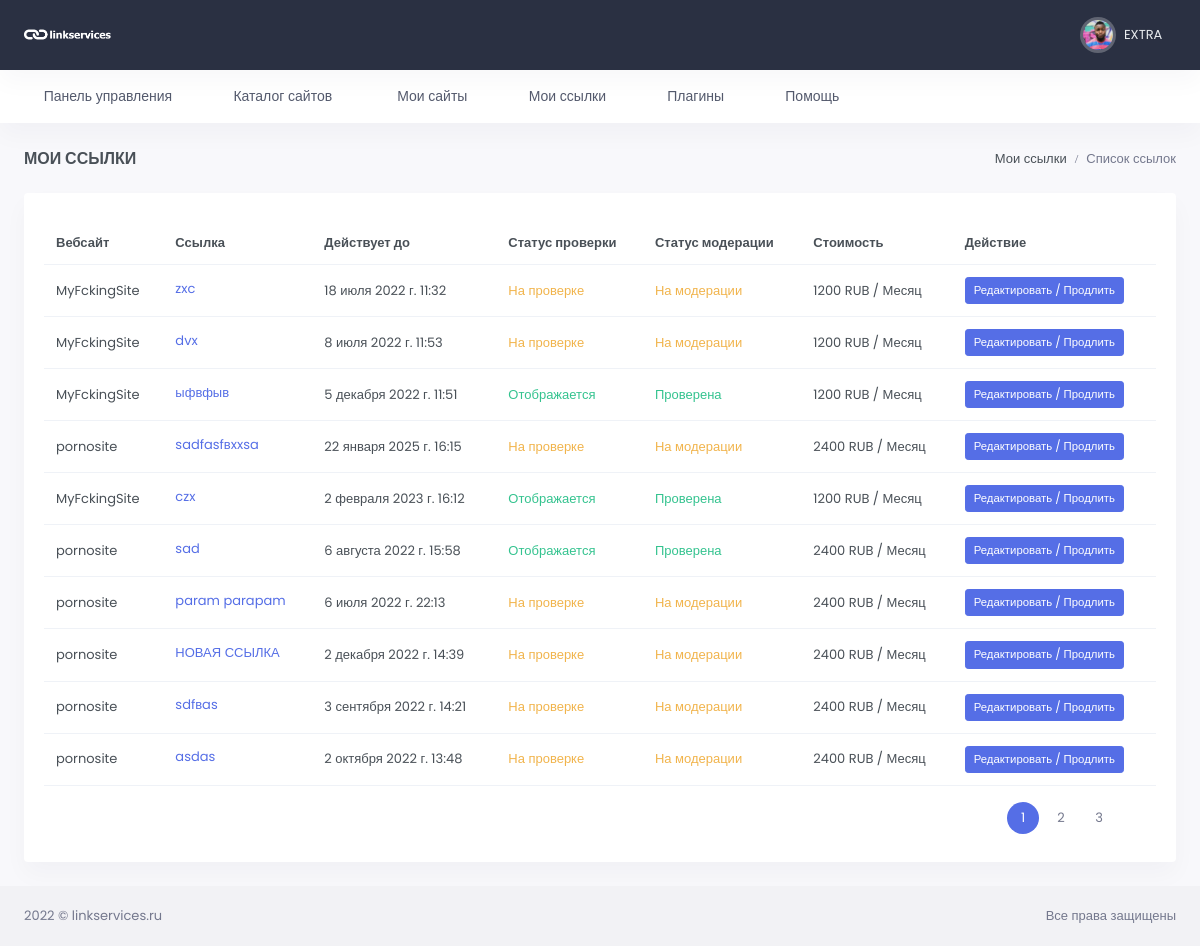
The app's page /my-links/ (signed in), older data.
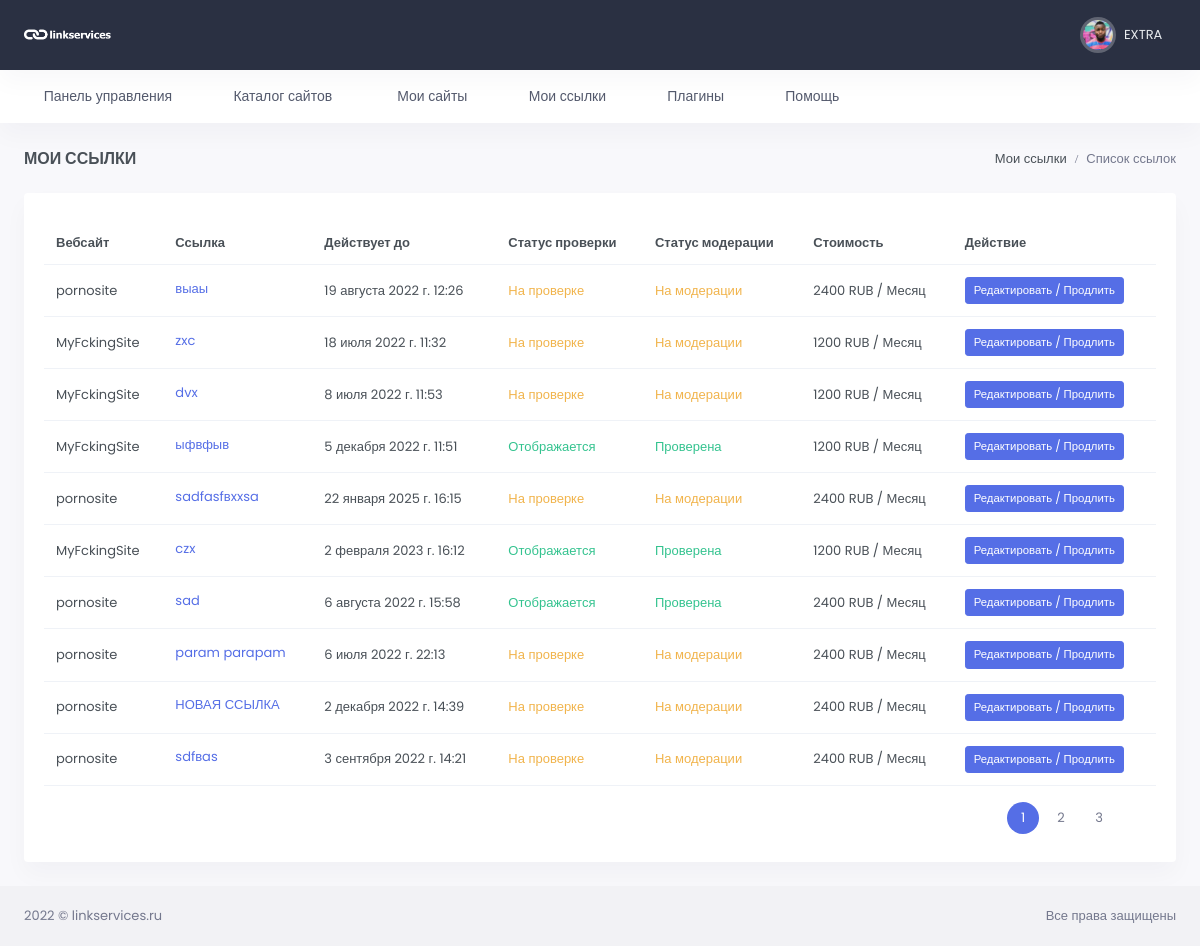
The same page, newer data.
### link_app/models.py (models this page shows, shortened)
class Link(models.Model):
    REJECT = 'Отклонено'
    REVIEW = 'На проверке'
    PUBLISHED = 'Отображается'
    STATUS_CHOICE = (
        (REJECT, 'Отклонено'),
        (REVIEW, 'На проверке'),
        (PUBLISHED, 'Отображается')
    )
    url = models.ForeignKey(WebSite, on_delete=models.CASCADE, verbose_name='url сайта')
    link = models.TextField(verbose_name="Ссылка")
    status_verify = models.CharField(max_length=25, choices=STATUS_CHOICE, default=REVIEW,
                                     verbose_name='Статус проверки')
    moderation = models.CharField(max_length=25, choices=STATUS_CHOICE, default=REVIEW,
                                  verbose_name='Статус модерации')
    valid_date = models.DateTimeField(auto_now_add=False, verbose_name='В работе до', blank=True)
    created = models.DateTimeField(auto_now_add=True, verbose_name='Добавлено')
    update = models.DateTimeField(auto_now=True, verbose_name='Изменено')
    user = models.ForeignKey(Profile, related_name='user_link', on_delete=models.CASCADE,
                             max_length=100, blank=True, null=True, verbose_name='email заказчика')
    count_month = models.IntegerField(default=1, verbose_name='Количество месяцев')
    class Meta:
        verbose_name = 'Ссылка'
        verbose_name_plural = 'Ссылки'
        ordering = ('-created',)

### site_app/models.py (models this page shows, shortened)
class WebSite(models.Model):
    MODERATION = 'На модерации'
    PUBLISHED = 'Опубликовано'
    REJECTED = 'Отклонено'
    STATUS_CHOICES = (
        (MODERATION, 'На модерации'),
        (PUBLISHED, 'Опубликовано'),
        (REJECTED, 'Отклонено')
    )
    url = models.CharField(max_length=255, verbose_name='url сайта')
    user = models.ForeignKey(Profile, related_name='user_website', on_delete=models.CASCADE,
                             max_length=100, blank=True, null=True, verbose_name='email заказчика')
    category = models.ForeignKey(Category, on_delete=models.CASCADE, verbose_name='Тематика')
    price = models.IntegerField(verbose_name='Цена')
    status = models.CharField(max_length=20, choices=STATUS_CHOICES, default=MODERATION, verbose_name='Статус')
    total_link = models.IntegerField(verbose_name='Всего ссылок', blank=True, null=True)
    yandex_x = models.IntegerField(verbose_name='Яндекс Икс', blank=True, null=True)
    yandex_stat = models.CharField(max_length=255, verbose_name='Яндекс статистика')
    increase = models.PositiveIntegerField(verbose_name='Наценка %', default=50, blank=True, null=True)
    password_yandex = models.CharField(max_length=250, verbose_name='Пароль от статистики', blank=True, null=True)
    created = models.DateTimeField(auto_now_add=True, verbose_name='Добавлено')
    update = models.DateTimeField(auto_now=True, verbose_name='Изменено')
    def __str__(self):
        return self.url
    class Meta:
        verbose_name = 'Сайт'
        verbose_name_plural = 'Сайты'
        ordering = ('-created',)
    def get_increase_price(self):
        return int(self.price * (self.increase / 100 + 1))

### link_app/views.py (the view)
# urls.py: path('', MyLinks.as_view(), name='my-links'),
class MyLinks(LoginRequiredMixin, ListView):
    model = Link
    template_name = 'link_app/mylinks.html'
    context_object_name = 'link'
    paginate_by = 10
    def get_queryset(self):
        return Link.objects.filter(user=self.request.user.profile,
                                   valid_date__gte=datetime.datetime.now()).select_related()

### link_app/templates/link_app/mylinks.html (shortened to what this page needs)
{% extends 'base.html' %}
{% load static %}
{% block content %}
<div id="layout-wrapper">
<div class="main-content">
    <div class="page-content">
        <div class="container-fluid">
            <div class="row">
                <div class="col-12">
                    <div class="page-title-box d-sm-flex align-items-center justify-content-between">
                        <h4 class="mb-sm-0 font-size-18">Мои ссылки</h4>
                        <div class="page-title-right">
                            <ol class="breadcrumb m-0">
                                <li class="breadcrumb-item"><a href="javascript: void(0);">Мои ссылки</a></li>
                                <li class="breadcrumb-item active">Список ссылок</li>
                            </ol>
                        </div>
                    </div>
                </div>
            </div>
            <div class="row">
                <div class="col-12">
                    <div class="card">
                        <div class="card-body">
                            <div class="table-responsive">
                                <table class="table align-middle table-nowrap">
                                    <thead>
                                    <tr>
                                        <th>Вебсайт</th>
                                        <th>Ссылка</th>
                                        <th>Действует до</th>
                                        <th>Статус проверки</th>
                                        <th>Статус модерации</th>
                                        <th>Стоимость</th>
                                        <th>Действие</th>
                                    </tr>
                                    </thead>
                                    <tbody>
                                    {% for item in link %}
                                        {% include 'link_app/partials/itemlink.html' %}
                                    {% endfor %}
                                    </tbody>
                                </table>
                            </div>
                          {% include 'inc/_pagination.html' %}
                        </div>
                    </div>
                </div>
            </div>
        </div>
    </div>
</div>
</div>
{% endblock %}

### link_app/templates/link_app/partials/itemlink.html
<tr>
    <td>{{ item.url }}</td>
    <td>
        <p class="mb-1"><a href="#" target="_blank"
                           style="text-decoration: underline;">{{ item.link|safe }}</a></p>
    </td>
    <td>{{ item.valid_date }}</td>
    {% if item.status_verify == 'Отображается' %}
    <td><span class="text-success">Отображается</span></td>
    {% elif item.status_verify == 'Отклонено' %}
    <td><span class="text-danger">Отклонено</span></td>
    {% else %}
    <td><span class="text-warning">На проверке</span></td>
    {% endif %}
        {% if item.moderation == 'Отклонено' %}
    <td><span class="text-danger">Отклонено</span></td>
    {% elif item.moderation == 'Отображается' %}
    <td><span class="text-success">Проверена</span></td>
    {% else %}
    <td><span class="text-warning">На модерации</span></td>
    {% endif %}
    <td>{{ item.url.get_increase_price }}  RUB / Месяц</td>
    <td>
        <a href="{% url 'update-link' item.id %}" class="btn btn-primary btn-sm w-md">Редактировать / Продлить</a>
    </td>
</tr>

Row changes from the older to the newer data that the page shows:
no longer on this page (row unchanged): Link: url "pornosite", link "asdas", valid_date "2 октября 2022 г. 13:48", status_verify "На проверке", moderation "На модерации", url.get_increase_price "2400"
added Link: url "pornosite", link "выаы", valid_date "19 августа 2022 г. 12:26", status_verify "На проверке", moderation "На модерации", url.get_increase_price "2400"
